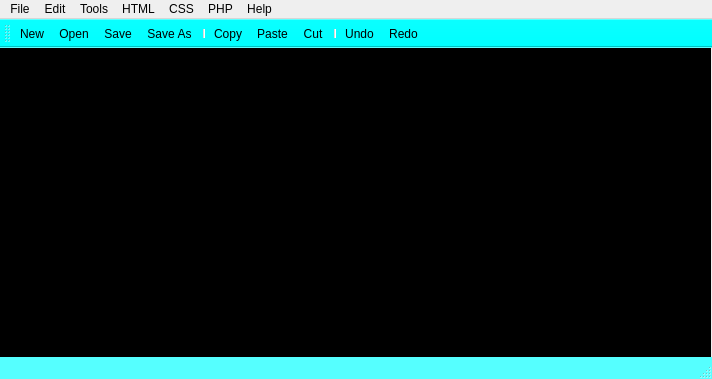
<?xml version="1.0" encoding="UTF-8"?>
<ui version="4.0">
 <class>MainWindow</class>
 <widget class="QMainWindow" name="MainWindow">
  <property name="geometry">
   <rect>
    <x>0</x>
    <y>0</y>
    <width>712</width>
    <height>379</height>
   </rect>
  </property>
  <property name="windowTitle">
   <string>NotePad_HTML</string>
  </property>
  <property name="styleSheet">
   <string notr="true">QToolBar{
background:rgb(0, 255, 255);
}
QTextEdit{
color:rgb(255, 255, 255)
}
QStatusBar{
background:rgb(85, 255, 255)
}</string>
  </property>
  <widget class="QWidget" name="centralWidget">
   <widget class="QTextEdit" name="textEdit">
    <property name="geometry">
     <rect>
      <x>0</x>
      <y>0</y>
      <width>711</width>
      <height>311</height>
     </rect>
    </property>
    <property name="font">
     <font>
      <family>Console</family>
      <pointsize>11</pointsize>
      <weight>50</weight>
      <italic>false</italic>
      <bold>false</bold>
     </font>
    </property>
    <property name="styleSheet">
     <string notr="true">background-color: rgb(0, 0, 0);

font: 11pt &quot;Console&quot;;</string>
    </property>
    <property name="frameShape">
     <enum>QFrame::StyledPanel</enum>
    </property>
    <property name="frameShadow">
     <enum>QFrame::Sunken</enum>
    </property>
    <property name="html">
     <string>&lt;!DOCTYPE HTML PUBLIC &quot;-//W3C//DTD HTML 4.0//EN&quot; &quot;http://www.w3.org/TR/REC-html40/strict.dtd&quot;&gt;
&lt;html&gt;&lt;head&gt;&lt;meta name=&quot;qrichtext&quot; content=&quot;1&quot; /&gt;&lt;style type=&quot;text/css&quot;&gt;
p, li { white-space: pre-wrap; }
&lt;/style&gt;&lt;/head&gt;&lt;body style=&quot; font-family:'Console'; font-size:11pt; font-weight:400; font-style:normal;&quot;&gt;
&lt;p style=&quot;-qt-paragraph-type:empty; margin-top:0px; margin-bottom:0px; margin-left:0px; margin-right:0px; -qt-block-indent:0; text-indent:0px;&quot;&gt;&lt;br /&gt;&lt;/p&gt;&lt;/body&gt;&lt;/html&gt;</string>
    </property>
   </widget>
  </widget>
  <widget class="QMenuBar" name="menuBar">
   <property name="geometry">
    <rect>
     <x>0</x>
     <y>0</y>
     <width>712</width>
     <height>21</height>
    </rect>
   </property>
   <widget class="QMenu" name="menuFile">
    <property name="title">
     <string>File</string>
    </property>
    <addaction name="actionNew"/>
    <addaction name="actionOpen"/>
    <addaction name="actionSave"/>
    <addaction name="actionSave_As"/>
   </widget>
   <widget class="QMenu" name="menuEdit">
    <property name="title">
     <string>Edit</string>
    </property>
    <addaction name="actionCopy"/>
    <addaction name="actionCut"/>
    <addaction name="actionPaste"/>
    <addaction name="separator"/>
    <addaction name="actionUndo"/>
    <addaction name="actionRedo"/>
   </widget>
   <widget class="QMenu" name="menuTools">
    <property name="title">
     <string>HTML</string>
    </property>
    <widget class="QMenu" name="menu">
     <property name="title">
      <string>کار با متن ها</string>
     </property>
     <addaction name="action_4"/>
     <addaction name="action_5"/>
     <addaction name="action"/>
     <addaction name="action_15"/>
     <addaction name="action_16"/>
    </widget>
    <widget class="QMenu" name="menu_2">
     <property name="title">
      <string>فونت ها</string>
     </property>
     <addaction name="action_6"/>
     <addaction name="action_2"/>
    </widget>
    <widget class="QMenu" name="menu_3">
     <property name="title">
      <string>کارکتر های خاص</string>
     </property>
     <addaction name="action_3"/>
     <addaction name="action_8"/>
     <addaction name="action_9"/>
     <addaction name="action_10"/>
     <addaction name="action_11"/>
     <addaction name="action_12"/>
     <addaction name="action_13"/>
    </widget>
    <widget class="QMenu" name="menu_4">
     <property name="title">
      <string>فورم ها</string>
     </property>
     <addaction name="action_20"/>
     <addaction name="action_18"/>
     <addaction name="action_19"/>
     <addaction name="action_21"/>
    </widget>
    <addaction name="actionFirst_code"/>
    <addaction name="menu"/>
    <addaction name="menu_2"/>
    <addaction name="menu_3"/>
    <addaction name="menu_4"/>
    <addaction name="separator"/>
    <addaction name="actionBackground_color"/>
    <addaction name="action_14"/>
    <addaction name="action_7"/>
    <addaction name="action_22"/>
   </widget>
   <widget class="QMenu" name="menuPhp">
    <property name="title">
     <string>PHP</string>
    </property>
    <addaction name="actionIp_Logger"/>
    <addaction name="actionDownload_File"/>
    <addaction name="action_24"/>
   </widget>
   <widget class="QMenu" name="menuHelp">
    <property name="title">
     <string>Help</string>
    </property>
    <addaction name="action_23"/>
    <addaction name="action_17"/>
   </widget>
   <widget class="QMenu" name="menuCss">
    <property name="title">
     <string>CSS</string>
    </property>
    <addaction name="action_25"/>
    <addaction name="action_26"/>
    <addaction name="action_27"/>
   </widget>
   <widget class="QMenu" name="menuTools_2">
    <property name="title">
     <string>Tools</string>
    </property>
    <addaction name="actionHex_Color"/>
   </widget>
   <addaction name="menuFile"/>
   <addaction name="menuEdit"/>
   <addaction name="menuTools_2"/>
   <addaction name="menuTools"/>
   <addaction name="menuCss"/>
   <addaction name="menuPhp"/>
   <addaction name="menuHelp"/>
  </widget>
  <widget class="QToolBar" name="mainToolBar">
   <property name="autoFillBackground">
    <bool>false</bool>
   </property>
   <attribute name="toolBarArea">
    <enum>TopToolBarArea</enum>
   </attribute>
   <attribute name="toolBarBreak">
    <bool>false</bool>
   </attribute>
   <addaction name="actionNew"/>
   <addaction name="actionOpen"/>
   <addaction name="actionSave"/>
   <addaction name="actionSave_As"/>
   <addaction name="separator"/>
   <addaction name="actionCopy"/>
   <addaction name="actionPaste"/>
   <addaction name="actionCut"/>
   <addaction name="separator"/>
   <addaction name="actionUndo"/>
   <addaction name="actionRedo"/>
  </widget>
  <widget class="QStatusBar" name="statusBar"/>
  <action name="actionNew">
   <property name="text">
    <string>New</string>
   </property>
  </action>
  <action name="actionOpen">
   <property name="text">
    <string>Open</string>
   </property>
  </action>
  <action name="actionSave">
   <property name="text">
    <string>Save</string>
   </property>
  </action>
  <action name="actionCopy">
   <property name="text">
    <string>Copy</string>
   </property>
  </action>
  <action name="actionCut">
   <property name="text">
    <string>Cut</string>
   </property>
  </action>
  <action name="actionUndo">
   <property name="text">
    <string>Undo</string>
   </property>
  </action>
  <action name="actionRedo">
   <property name="text">
    <string>Redo</string>
   </property>
  </action>
  <action name="actionPaste">
   <property name="text">
    <string>Paste</string>
   </property>
  </action>
  <action name="actionSave_As">
   <property name="text">
    <string>Save As</string>
   </property>
  </action>
  <action name="actionBackground_color">
   <property name="text">
    <string>Background-color</string>
   </property>
  </action>
  <action name="actionFirst_code">
   <property name="text">
    <string>کد های اولیه</string>
   </property>
  </action>
  <action name="action_4">
   <property name="text">
    <string>پر رنگ و بولد</string>
   </property>
  </action>
  <action name="action_5">
   <property name="text">
    <string>زیر خط</string>
   </property>
  </action>
  <action name="action_6">
   <property name="text">
    <string>اندازه</string>
   </property>
  </action>
  <action name="action_2">
   <property name="text">
    <string>رنگ</string>
   </property>
  </action>
  <action name="action_7">
   <property name="text">
    <string>عکس</string>
   </property>
  </action>
  <action name="action_3">
   <property name="text">
    <string>امپرسند</string>
   </property>
  </action>
  <action name="action_8">
   <property name="text">
    <string>علامت کپی رایت </string>
   </property>
  </action>
  <action name="action_9">
   <property name="text">
    <string>علامت ثبت شده</string>
   </property>
  </action>
  <action name="action_10">
   <property name="text">
    <string>علامت تجاری</string>
   </property>
  </action>
  <action name="action_11">
   <property name="text">
    <string>علامت کوچکتر از</string>
   </property>
  </action>
  <action name="action_12">
   <property name="text">
    <string>علامت بزرگتر از</string>
   </property>
  </action>
  <action name="action_13">
   <property name="text">
    <string>علامت خنجر</string>
   </property>
  </action>
  <action name="action_14">
   <property name="text">
    <string>ایمیل</string>
   </property>
  </action>
  <action name="actionIp_Logger">
   <property name="text">
    <string>Ip Logger</string>
   </property>
  </action>
  <action name="actionDownload_File">
   <property name="text">
    <string>Download File</string>
   </property>
  </action>
  <action name="action">
   <property name="text">
    <string>ایجاد لنگر</string>
   </property>
  </action>
  <action name="action_15">
   <property name="text">
    <string>ادرس یک متن</string>
   </property>
  </action>
  <action name="action_16">
   <property name="text">
    <string>ایجاد نقل قول</string>
   </property>
  </action>
  <action name="action_18">
   <property name="text">
    <string>ایجاد دکمه</string>
   </property>
  </action>
  <action name="action_19">
   <property name="text">
    <string>تقسیم فضا</string>
   </property>
  </action>
  <action name="action_20">
   <property name="text">
    <string>ایجاد فورم</string>
   </property>
  </action>
  <action name="action_21">
   <property name="text">
    <string>ایجاد خط از عرض</string>
   </property>
  </action>
  <action name="action_22">
   <property name="text">
    <string>اتباط با فایل بیرونی</string>
   </property>
  </action>
  <action name="action_23">
   <property name="text">
    <string>درباره</string>
   </property>
  </action>
  <action name="action_24">
   <property name="text">
    <string>تولید اعداد تصادفی</string>
   </property>
  </action>
  <action name="action_25">
   <property name="text">
    <string>سایه دار کردن</string>
   </property>
  </action>
  <action name="action_26">
   <property name="text">
    <string>بازتاب متن</string>
   </property>
  </action>
  <action name="action_27">
   <property name="text">
    <string>کد لودینگ</string>
   </property>
  </action>
  <action name="actionHex_Color">
   <property name="text">
    <string>Hex Color</string>
   </property>
  </action>
  <action name="action_17">
   <property name="text">
    <string>کانال ما</string>
   </property>
  </action>
 </widget>
 <layoutdefault spacing="6" margin="11"/>
 <resources/>
 <connections/>
</ui>
